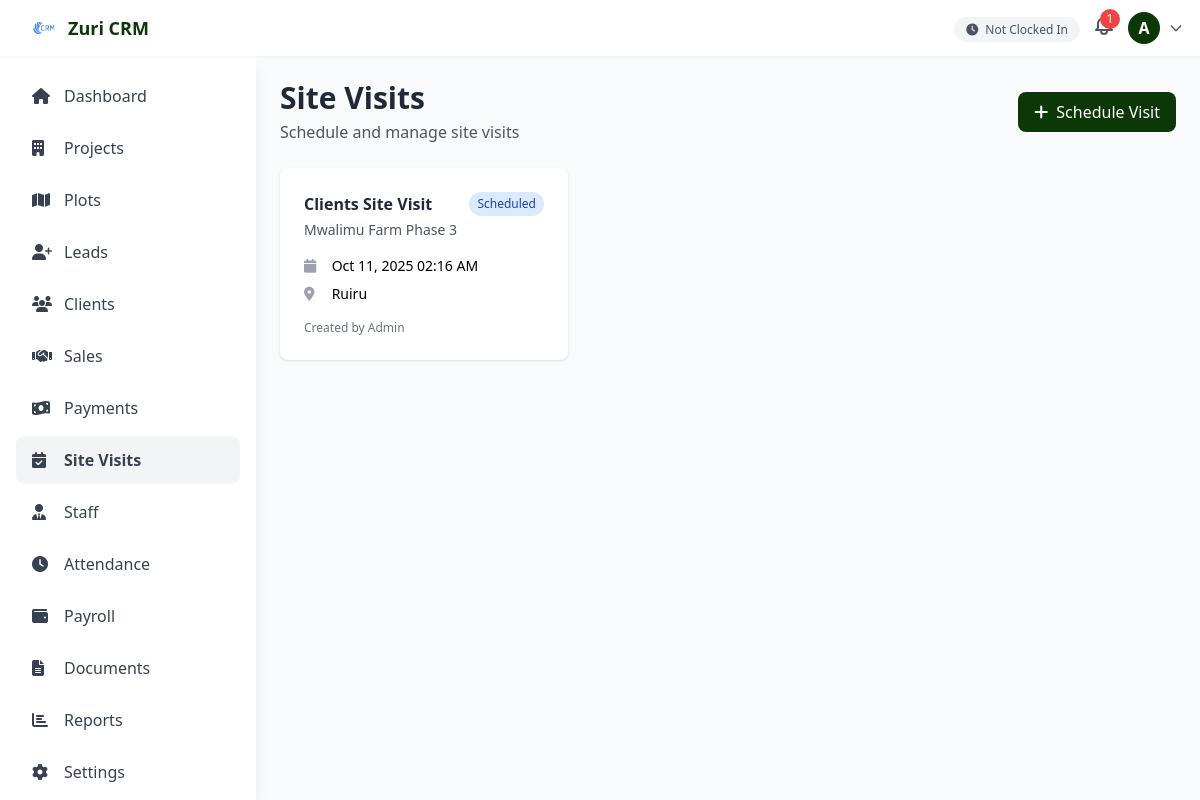
Screenshot of /site-visits.php (signed in) with the database file from the repository.
### tables this page shows
CREATE TABLE `settings` (
  `id` int NOT NULL,
  `site_name` varchar(255) DEFAULT 'Zuri CRM',
  `primary_color` varchar(7) DEFAULT '#0C3807',
  `secondary_color` varchar(7) DEFAULT '#FF6B35',
  `contact_email` varchar(255) DEFAULT NULL,
  `contact_phone` varchar(20) DEFAULT NULL,
  `contact_address` text,
  `office_latitude` decimal(10,8) DEFAULT NULL,
  `office_longitude` decimal(11,8) DEFAULT NULL,
  `office_radius` int DEFAULT '100',
  `logo_path` varchar(255) DEFAULT '/logo.png',
  `updated_at` timestamp NOT NULL DEFAULT CURRENT_TIMESTAMP ON UPDATE CURRENT_TIMESTAMP
);

CREATE TABLE `site_visits` (
  `id` int NOT NULL,
  `project_id` int NOT NULL,
  `visit_date` datetime NOT NULL,
  `title` varchar(255) NOT NULL,
  `description` text,
  `status` enum('scheduled','completed','cancelled') DEFAULT 'scheduled',
  `created_by` int NOT NULL,
  `created_at` timestamp NOT NULL DEFAULT CURRENT_TIMESTAMP,
  `updated_at` timestamp NOT NULL DEFAULT CURRENT_TIMESTAMP ON UPDATE CURRENT_TIMESTAMP
);

CREATE TABLE `projects` (
  `id` int NOT NULL,
  `project_name` varchar(255) NOT NULL,
  `location` varchar(255) NOT NULL,
  `total_plots` int NOT NULL,
  `description` text,
  `status` enum('active','completed','on_hold') DEFAULT 'active',
  `created_by` int NOT NULL,
  `created_at` timestamp NOT NULL DEFAULT CURRENT_TIMESTAMP,
  `updated_at` timestamp NOT NULL DEFAULT CURRENT_TIMESTAMP ON UPDATE CURRENT_TIMESTAMP
);

CREATE TABLE `users` (
  `id` int NOT NULL,
  `full_name` varchar(255) NOT NULL,
  `email` varchar(255) NOT NULL,
  `phone` varchar(20) DEFAULT NULL,
  `password` varchar(255) NOT NULL,
  `role` enum('admin','manager','sales_agent','finance','reception') NOT NULL,
  `profile_image` varchar(255) DEFAULT NULL,
  `status` enum('active','inactive') DEFAULT 'active',
  `created_at` timestamp NOT NULL DEFAULT CURRENT_TIMESTAMP,
  `updated_at` timestamp NOT NULL DEFAULT CURRENT_TIMESTAMP ON UPDATE CURRENT_TIMESTAMP
);

### config.php (called while the page is built, shortened)
<?php
try {
    $pdo = new PDO(
        "mysql:host=" . DB_HOST . ";dbname=" . DB_NAME . ";charset=utf8mb4",
        DB_USER,
        DB_PASS,
        [
            PDO::ATTR_ERRMODE => PDO::ERRMODE_EXCEPTION,
            PDO::ATTR_DEFAULT_FETCH_MODE => PDO::FETCH_ASSOC,
            PDO::ATTR_EMULATE_PREPARES => false,
        ]
    );
} catch (PDOException $e) {
    error_log("Database connection failed: " . $e->getMessage());
    die("System error. Please contact administrator.");
}
function isLoggedIn() {
    return isset($_SESSION['user_id']);
}
function getUserRole() {
    return $_SESSION['user_role'] ?? null;
}
function getUserName() {
    return $_SESSION['user_name'] ?? null;
}
function hasPermission($module, $action = 'view') {
    global $pdo;
    $role = getUserRole();
    $column = 'can_' . $action;
    $stmt = $pdo->prepare("SELECT $column FROM role_permissions WHERE role = ? AND module = ?");
    $stmt->execute([$role, $module]);
    $result = $stmt->fetch();
    return $result && $result[$column] == 1;
}
function sanitize($data) {
    return htmlspecialchars(trim($data), ENT_QUOTES, 'UTF-8');
}
function getSettings() {
    global $pdo;
    static $settings = null;
    if ($settings === null) {
        $stmt = $pdo->query("SELECT * FROM settings WHERE id = 1");
        $settings = $stmt->fetch();
    }
    return $settings;
}
function formatDate($date, $format = 'M d, Y') {
    return date($format, strtotime($date));
}

### site-visits.php (the view, shortened to what this page needs)
<?php
require_once 'config.php';
$stmt = $pdo->query("
    SELECT sv.*, pr.project_name, pr.location, u.full_name as created_by_name
    FROM site_visits sv
    JOIN projects pr ON sv.project_id = pr.id
    JOIN users u ON sv.created_by = u.id
    ORDER BY sv.visit_date DESC
");
$siteVisits = $stmt->fetchAll();
include 'includes/header.php';
?>
<div class="p-4 md:p-6 pb-20 md:pb-6">
    <?php if ($action === 'list'): ?>
        <div class="flex flex-col md:flex-row md:items-center md:justify-between mb-6">
            <div>
                <h1 class="text-2xl md:text-3xl font-bold text-gray-800">Site Visits</h1>
                <p class="text-gray-600 mt-1">Schedule and manage site visits</p>
            </div>
            <?php if (hasPermission('site_visits', 'create')): ?>
            <a href="/site-visits.php?action=create" class="mt-4 md:mt-0 inline-flex items-center px-4 py-2 bg-primary text-white rounded-lg hover:opacity-90 transition">
                <i class="fas fa-plus mr-2"></i>
                <span>Schedule Visit</span>
            </a>
            <?php endif; ?>
        </div>
        <div class="grid grid-cols-1 md:grid-cols-2 lg:grid-cols-3 gap-4">
            <?php foreach ($siteVisits as $sv): ?>
            <div class="bg-white rounded-lg shadow p-6">
                <div class="flex items-start justify-between mb-4">
                    <div class="flex-1">
                        <h3 class="font-bold text-gray-800"><?php echo sanitize($sv['title']); ?></h3>
                        <p class="text-sm text-gray-600 mt-1"><?php echo sanitize($sv['project_name']); ?></p>
                    </div>
                    <span class="px-2 py-1 text-xs rounded-full <?php
                        echo $sv['status'] === 'scheduled' ? 'bg-blue-100 text-blue-800' :
                            ($sv['status'] === 'completed' ? 'bg-green-100 text-green-800' : 'bg-red-100 text-red-800');
                    ?>">
                        <?php echo ucfirst($sv['status']); ?>
                    </span>
                </div>
                <div class="space-y-2 mb-4">
                    <p class="text-sm">
                        <i class="fas fa-calendar w-4 text-gray-400"></i>
                        <span class="ml-2"><?php echo formatDate($sv['visit_date'], 'M d, Y h:i A'); ?></span>
                    </p>
                    <p class="text-sm">
                        <i class="fas fa-map-marker-alt w-4 text-gray-400"></i>
                        <span class="ml-2"><?php echo sanitize($sv['location']); ?></span>
                    </p>
                </div>
                <div class="text-xs text-gray-500">
                    Created by <?php echo sanitize($sv['created_by_name']); ?>
                </div>
            </div>
            <?php endforeach; ?>
        </div>
    <?php endif; ?>
</div>

### includes/header.php (shortened to what this page needs)
<?php
$settings = getSettings();
$userName = getUserName();
$stmt = $pdo->prepare("SELECT COUNT(*) as count FROM notifications WHERE user_id = ? AND is_read = 0");
$stmt->execute([getUserId()]);
$unreadNotifications = $stmt->fetch()['count'];
$stmt = $pdo->prepare("SELECT * FROM attendance WHERE user_id = ? AND DATE(clock_in) = CURDATE() AND clock_out IS NULL");
$stmt->execute([getUserId()]);
$isClockedIn = $stmt->fetch();
?>
<!DOCTYPE html>
<html lang="en">
<head>
    <script src="https://cdn.tailwindcss.com"></script>
    <link rel="stylesheet" href="https://cdnjs.cloudflare.com/ajax/libs/font-awesome/6.4.0/css/all.min.css">
</head>
<body class="bg-gray-50">
    <header class="bg-white shadow-sm fixed top-0 left-0 right-0 z-40">
        <div class="flex items-center justify-between px-4 py-3">
            <div class="flex items-center space-x-3">
                <div class="flex items-center space-x-2">
                    <img src="<?php echo $settings['logo_path']; ?>" alt="Logo" class="h-8 w-8">
                    <span class="font-bold text-lg hidden sm:block" style="color: var(--primary-color);">
                        <?php echo sanitize($settings['site_name']); ?>
                    </span>
                </div>
            </div>
            <div class="flex items-center space-x-3">
                <?php if (hasPermission('attendance', 'create')): ?>
                <div class="hidden sm:block">
                    <?php if ($isClockedIn): ?>
                        <span class="text-xs px-3 py-1 rounded-full bg-green-100 text-green-800 font-semibold">
                            <i class="fas fa-clock mr-1"></i> Clocked In
                        </span>
                    <?php else: ?>
                        <span class="text-xs px-3 py-1 rounded-full bg-gray-100 text-gray-600">
                            <i class="fas fa-clock mr-1"></i> Not Clocked In
                        </span>
                    <?php endif; ?>
                </div>
                <?php endif; ?>
                <div class="relative notification-container">
                    <button onclick="toggleNotifications(event)" class="relative text-gray-600 hover:text-gray-900">
                        <?php if ($unreadNotifications > 0): ?>
                            <span class="absolute -top-1 -right-1 bg-red-500 text-white text-xs rounded-full h-5 w-5 flex items-center justify-center">
                                <?php echo $unreadNotifications > 9 ? '9+' : $unreadNotifications; ?>
                            </span>
                        <?php endif; ?>
                    </button>
                </div>
                <div class="relative user-container">
                    <button onclick="toggleUserMenu(event)" class="flex items-center space-x-2">
                        <div class="w-8 h-8 rounded-full bg-primary text-white flex items-center justify-center font-semibold">
                            <?php echo strtoupper(substr($userName, 0, 1)); ?>
                        </div>
                        <svg class="w-4 h-4 text-gray-600 hidden sm:block" fill="none" stroke="currentColor" viewBox="0 0 24 24">
                            <path stroke-linecap="round" stroke-linejoin="round" stroke-width="2" d="M19 9l-7 7-7-7"></path>
                        </svg>
                    </button>
                </div>
            </div>
        </div>
    </header>
    <aside id="sidebar" class="sidebar fixed left-0 top-14 bottom-0 w-64 bg-white shadow-lg z-30 md:top-14 overflow-y-auto">
        <nav class="p-4 space-y-1">
            <a href="/dashboard.php" class="flex items-center space-x-3 px-4 py-3 rounded-lg text-gray-700 hover:bg-gray-100 <?php echo basename($_SERVER['PHP_SELF']) == 'dashboard.php' ? 'bg-gray-100 font-semibold' : ''; ?>">
                <i class="fas fa-home w-5"></i>
                <span>Dashboard</span>
            </a>
            <?php if (hasPermission('projects', 'view')): ?>
            <a href="/projects.php" class="flex items-center space-x-3 px-4 py-3 rounded-lg text-gray-700 hover:bg-gray-100 <?php echo basename($_SERVER['PHP_SELF']) == 'projects.php' ? 'bg-gray-100 font-semibold' : ''; ?>">
                <i class="fas fa-building w-5"></i>
                <span>Projects</span>
            </a>
            <?php endif; ?>
            <?php if (hasPermission('plots', 'view')): ?>
            <a href="/plots.php" class="flex items-center space-x-3 px-4 py-3 rounded-lg text-gray-700 hover:bg-gray-100 <?php echo basename($_SERVER['PHP_SELF']) == 'plots.php' ? 'bg-gray-100 font-semibold' : ''; ?>">
                <i class="fas fa-map w-5"></i>
                <span>Plots</span>
            </a>
            <?php endif; ?>
            <?php if (hasPermission('leads', 'view')): ?>
            <a href="/leads.php" class="flex items-center space-x-3 px-4 py-3 rounded-lg text-gray-700 hover:bg-gray-100 <?php echo basename($_SERVER['PHP_SELF']) == 'leads.php' ? 'bg-gray-100 font-semibold' : ''; ?>">
                <i class="fas fa-user-plus w-5"></i>
                <span>Leads</span>
            </a>
            <?php endif; ?>
            <?php if (hasPermission('clients', 'view')): ?>
            <a href="/clients.php" class="flex items-center space-x-3 px-4 py-3 rounded-lg text-gray-700 hover:bg-gray-100 <?php echo basename($_SERVER['PHP_SELF']) == 'clients.php' ? 'bg-gray-100 font-semibold' : ''; ?>">
                <i class="fas fa-users w-5"></i>
                <span>Clients</span>
            </a>
            <?php endif; ?>
            <?php if (hasPermission('sales', 'view')): ?>
            <a href="/sales.php" class="flex items-center space-x-3 px-4 py-3 rounded-lg text-gray-700 hover:bg-gray-100 <?php echo basename($_SERVER['PHP_SELF']) == 'sales.php' ? 'bg-gray-100 font-semibold' : ''; ?>">
                <i class="fas fa-handshake w-5"></i>
                <span>Sales</span>
            </a>
            <?php endif; ?>
            <?php if (hasPermission('payments', 'view')): ?>
            <a href="/payments.php" class="flex items-center space-x-3 px-4 py-3 rounded-lg text-gray-700 hover:bg-gray-100 <?php echo basename($_SERVER['PHP_SELF']) == 'payments.php' ? 'bg-gray-100 font-semibold' : ''; ?>">
                <i class="fas fa-money-bill-wave w-5"></i>
                <span>Payments</span>
            </a>
            <?php endif; ?>
            <?php if (hasPermission('site_visits', 'view')): ?>
            <a href="/site-visits.php" class="flex items-center space-x-3 px-4 py-3 rounded-lg text-gray-700 hover:bg-gray-100 <?php echo basename($_SERVER['PHP_SELF']) == 'site-visits.php' ? 'bg-gray-100 font-semibold' : ''; ?>">
                <i class="fas fa-calendar-check w-5"></i>
                <span>Site Visits</span>
            </a>
            <?php endif; ?>
            <?php if (hasPermission('users', 'view')): ?>
            <a href="/users.php" class="flex items-center space-x-3 px-4 py-3 rounded-lg text-gray-700 hover:bg-gray-100 <?php echo basename($_SERVER['PHP_SELF']) == 'users.php' ? 'bg-gray-100 font-semibold' : ''; ?>">
                <i class="fas fa-user-tie w-5"></i>
                <span>Staff</span>
            </a>
            <?php endif; ?>
            <?php if (hasPermission('attendance', 'view')): ?>
            <a href="/attendance.php" class="flex items-center space-x-3 px-4 py-3 rounded-lg text-gray-700 hover:bg-gray-100 <?php echo basename($_SERVER['PHP_SELF']) == 'attendance.php' ? 'bg-gray-100 font-semibold' : ''; ?>">
                <i class="fas fa-clock w-5"></i>
                <span>Attendance</span>
            </a>
            <?php endif; ?>
            <?php if (hasPermission('payroll', 'view')): ?>
            <a href="/payroll.php" class="flex items-center space-x-3 px-4 py-3 rounded-lg text-gray-700 hover:bg-gray-100 <?php echo basename($_SERVER['PHP_SELF']) == 'payroll.php' ? 'bg-gray-100 font-semibold' : ''; ?>">
                <i class="fas fa-wallet w-5"></i>
                <span>Payroll</span>
            </a>
            <?php endif; ?>
            <?php if (hasPermission('documents', 'view')): ?>
            <a href="/documents.php" class="flex items-center space-x-3 px-4 py-3 rounded-lg text-gray-700 hover:bg-gray-100 <?php echo basename($_SERVER['PHP_SELF']) == 'documents.php' ? 'bg-gray-100 font-semibold' : ''; ?>">
                <i class="fas fa-file-alt w-5"></i>
                <span>Documents</span>
            </a>
            <?php endif; ?>
            <?php if (hasPermission('reports', 'view')): ?>
            <a href="/reports.php" class="flex items-center space-x-3 px-4 py-3 rounded-lg text-gray-700 hover:bg-gray-100 <?php echo basename($_SERVER['PHP_SELF']) == 'reports.php' ? 'bg-gray-100 font-semibold' : ''; ?>">
                <i class="fas fa-chart-bar w-5"></i>
                <span>Reports</span>
            </a>
            <?php endif; ?>
            <?php if (hasPermission('settings', 'view')): ?>
            <a href="/settings.php" class="flex items-center space-x-3 px-4 py-3 rounded-lg text-gray-700 hover:bg-gray-100 <?php echo basename($_SERVER['PHP_SELF']) == 'settings.php' ? 'bg-gray-100 font-semibold' : ''; ?>">
                <i class="fas fa-cog w-5"></i>
                <span>Settings</span>
            </a>
            <?php endif; ?>
        </nav>
    </aside>
    <main class="pt-14 md:ml-64">

### rows the page displays
settings: logo_path (picture), site_name "Zuri CRM"
site_visits: title "Clients Site Visit", project.project_name "Mwalimu Farm Phase 3", status "Scheduled", visit_date "Oct 11, 2025 02:16 AM", project.location "Ruiru", created_by.full_name "Admin"

### other values shown
$unreadNotifications "1"
substr($userName, 0, 1) "A"
